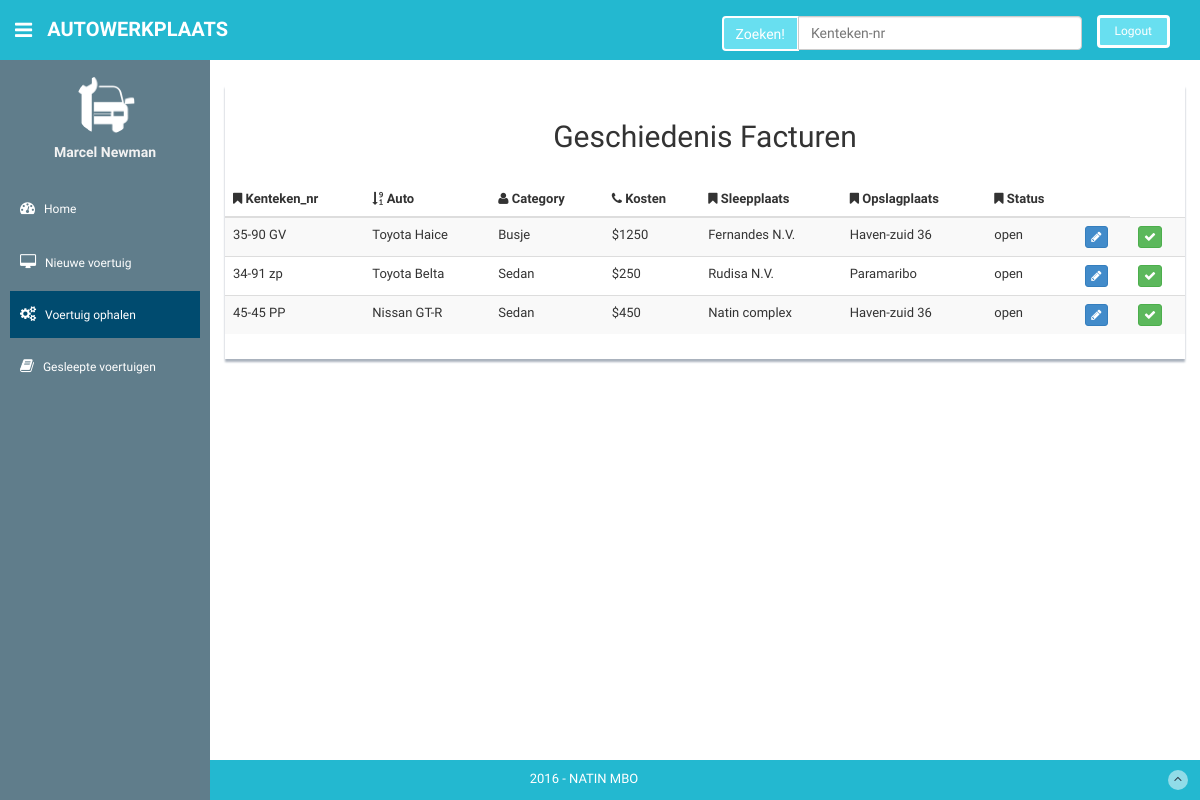
The page /Autowerkplaats-2016-06-20/Sleepdienst/voertuig_ophalen.php on the database its author committed.
### tables this page shows
CREATE TABLE IF NOT EXISTS `sleepdienst` (
  `sleep_id` int(50) NOT NULL AUTO_INCREMENT,
  `kenteken_nr` varchar(50) NOT NULL,
  `auto` varchar(50) NOT NULL,
  `klant` varchar(50) NOT NULL,
  `category` varchar(50) NOT NULL,
  `kosten` varchar(50) NOT NULL,
  `sleepplaats` varchar(50) NOT NULL,
  `opslagplaats` varchar(50) NOT NULL,
  `Status` varchar(50) NOT NULL,
  PRIMARY KEY (`sleep_id`)
);

### Autowerkplaats-2016-06-20/Sleepdienst/assets/includes/gesch_oproep.php (the view, shortened to what this page needs)
<?php
	include "config.php";
	$sql = "SELECT * FROM sleepdienst WHERE  Status='open' ORDER BY sleep_id DESC ";
	$result = $conn->query($sql);
	if ($result->num_rows > 0) {
		while ($row = $result->fetch_assoc()) {
			 $sleep_id = $row['sleep_id'];
			 $kenteken_nr = $row['kenteken_nr'];
			 $auto = $row['auto'];
			 $category = $row['category'];
			 $kosten = $row['kosten'];
			 $sleepplaats = $row['sleepplaats'];
			 $opslagplaats = $row['opslagplaats'];
			 $Status = $row['Status'];
	 echo   "
<tr>
	<td>".$kenteken_nr."</td>
	<td>".$auto."</td>
	<td>".$category. "</td>
	<td>".$kosten."</td>
	<td>".$sleepplaats."</td>
	<td>".$opslagplaats."</td>
	<td>".$Status."</td>
	<td>
		<form action='assets/includes/update_car.php' method='POST'>
			<input name='sleep_id' value='$sleep_id' class='hidden'>
			<button src='assets/includes/update_car.php' name='update_dienst' class='btn btn-primary btn-xs'> <i class='fa fa-pencil'></i>
			</button>
		</form>
	</td>
	<td>
		<form action='assets/includes/hide.php' method='POST'>
			<button src='assets/includes/hide.php' name='hide' class='btn btn-success btn-xs'> <i class='fa fa-check'></i>
				<input name='sleep_id' value='$sleep_id' class='hidden'>
				<input name='status' value='betaald' class='hidden'></button>
		</form>
	</td>
</tr>
";
    }
}else{
echo "
	<p class='category'>Oeps er zijn geen managers vastgelegd</p>
	";
  }
 ?>

### Autowerkplaats-2016-06-20/Sleepdienst/assets/css/style.css (style rules this page uses)
body { background: #ffffff; font-family: 'Ruda', sans-serif; padding: 0px !important; margin: 0px !important; font-size:13px; }

### rows shown on the page
sleepdienst: kenteken_nr "35-90 GV", auto "Toyota Haice", category "Busje", kosten "$1250", sleepplaats "Fernandes N.V.", opslagplaats "Haven-zuid 36", Status "open"
sleepdienst: kenteken_nr "34-91 zp", auto "Toyota Belta", category "Sedan", kosten "$250", sleepplaats "Rudisa N.V.", opslagplaats "Paramaribo", Status "open"
sleepdienst: kenteken_nr "45-45 PP", auto "Nissan GT-R", category "Sedan", kosten "$450", sleepplaats "Natin complex", opslagplaats "Haven-zuid 36", Status "open"
